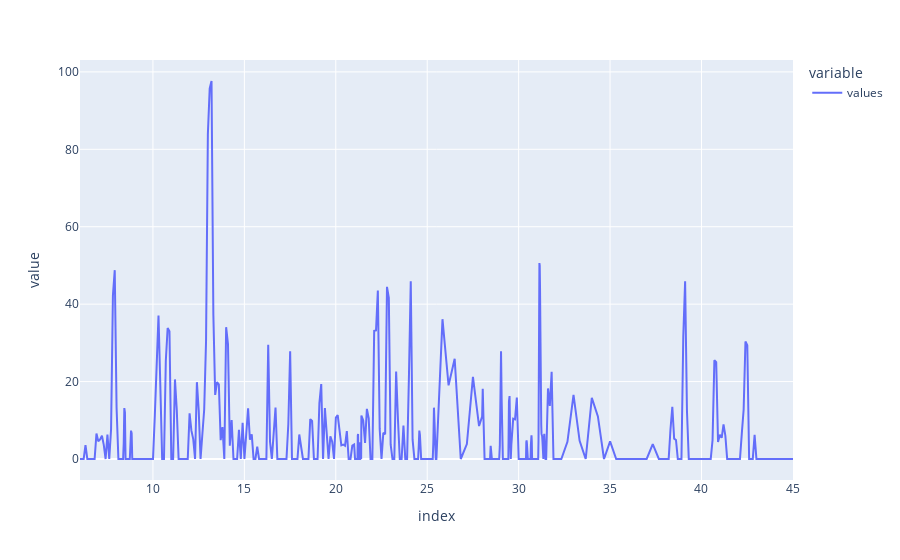

This figure's notebook cell:
### Code cell
reload(tools)
problems = ['ChedadiA-20200715', 'AbaziM-20200210'] # le premier à méthylmalonique, le deuxième à pas propionique
number = 0
dt = tools.readAndAdaptDataFromCSV(PATH, problems[number])
print(dt.ruleBasedCheck())
dt.df.plot()

### Figure 1 — Plotly figure (JSON) as saved in the notebook; plotly's stock layout.template omitted (floating-point values rounded to 4 significant figures; data arrays with more than 128 entries replaced by an {"elided": "..."} marker saying what was removed)
{"data": [{"hovertemplate": "variable=values<br>index=%{x}<br>value=%{y}<extra></extra>", "legendgroup": "values", "line": {"color": "#636efa", "dash": "solid"}, "mode": "lines", "name": "values", "orientation": "v", "showlegend": true, "type": "scatter", "x": {"elided": "505 float values"}, "xaxis": "x", "y": {"elided": "505 float values"}, "yaxis": "y"}], "layout": {"legend": {"title": {"text": "variable"}, "tracegroupgap": 0}, "margin": {"t": 60}, "xaxis": {"anchor": "y", "domain": [0, 1], "title": {"text": "index"}}, "yaxis": {"anchor": "x", "domain": [0, 1], "title": {"text": "value"}}}}
